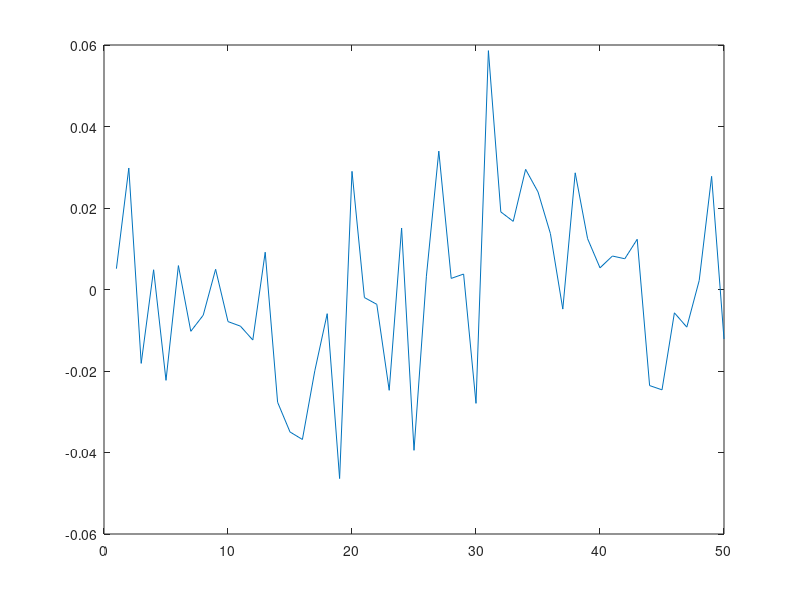
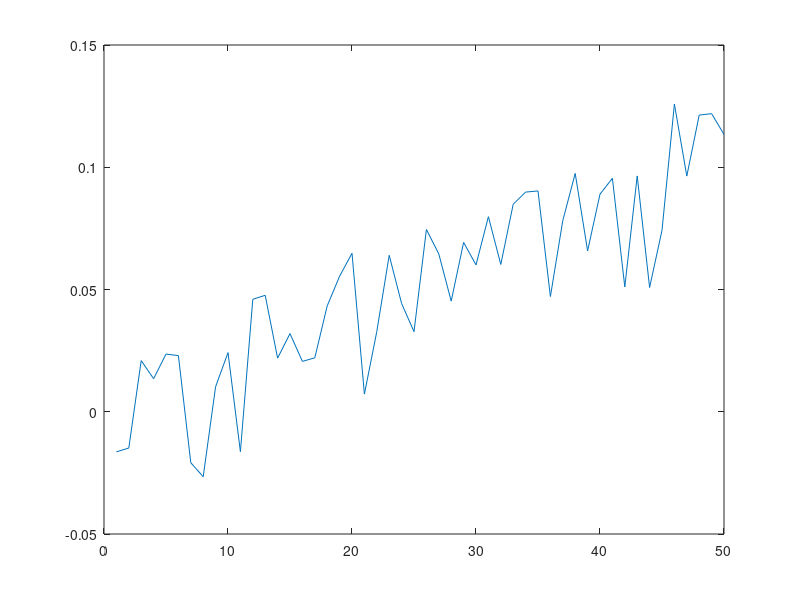

Reproduce these figures in MATLAB, in order.
iter = 1:50;
dt = .01;

yvector =( (.3 + .1)/2 * .01 .* iter) .* sin(.0660/.5 .* .01*iter) + normrnd(0,.02,1,size(iter,2));
xvector = ( (.3 + .1)/2 * .01 .* iter) .* cos(.0660/.5 .* .01*iter) + normrnd(0,.02,1,size(iter,2));
figure()
plot(yvector);
figure()
plot(xvector);